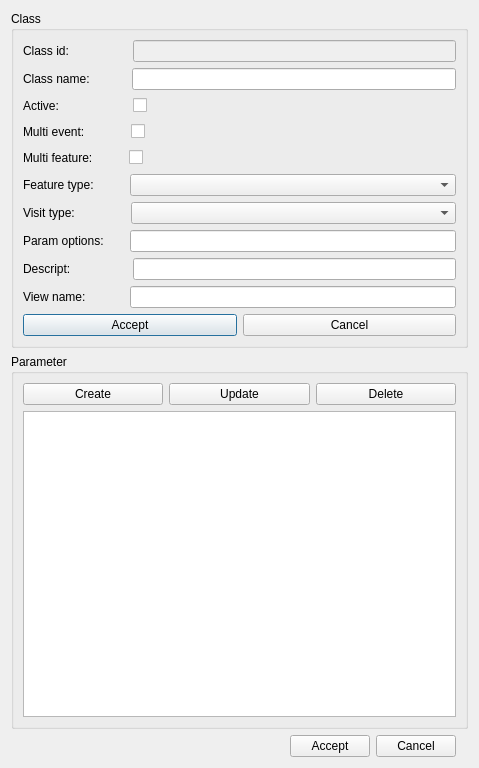
<?xml version="1.0" encoding="UTF-8"?>
<ui version="4.0">
 <class>dlg_admin_visitclass</class>
 <widget class="QDialog" name="dlg_admin_visitclass">
  <property name="geometry">
   <rect>
    <x>0</x>
    <y>0</y>
    <width>479</width>
    <height>768</height>
   </rect>
  </property>
  <property name="windowTitle">
   <string>Manage visit class</string>
  </property>
  <layout class="QGridLayout" name="gridLayout_2">
   <item row="0" column="2" colspan="4">
    <widget class="QGroupBox" name="groupBox">
     <property name="title">
      <string>Class</string>
     </property>
     <layout class="QGridLayout" name="gridLayout">
      <item row="1" column="0">
       <layout class="QHBoxLayout" name="horizontalLayout">
        <item>
         <widget class="QLabel" name="lbl_class_name">
          <property name="text">
           <string>Class name:</string>
          </property>
         </widget>
        </item>
        <item>
         <spacer name="horizontalSpacer_2">
          <property name="orientation">
           <enum>Qt::Horizontal</enum>
          </property>
          <property name="sizeType">
           <enum>QSizePolicy::Fixed</enum>
          </property>
          <property name="sizeHint" stdset="0">
           <size>
            <width>36</width>
            <height>20</height>
           </size>
          </property>
         </spacer>
        </item>
        <item>
         <widget class="QLineEdit" name="class_name"/>
        </item>
       </layout>
      </item>
      <item row="6" column="0">
       <layout class="QHBoxLayout" name="horizontalLayout_2">
        <item>
         <widget class="QLabel" name="lbl_feat_type">
          <property name="text">
           <string>Feature type:</string>
          </property>
         </widget>
        </item>
        <item>
         <spacer name="horizontalSpacer_5">
          <property name="orientation">
           <enum>Qt::Horizontal</enum>
          </property>
          <property name="sizeType">
           <enum>QSizePolicy::Fixed</enum>
          </property>
          <property name="sizeHint" stdset="0">
           <size>
            <width>30</width>
            <height>20</height>
           </size>
          </property>
         </spacer>
        </item>
        <item>
         <widget class="QComboBox" name="feature_type">
          <property name="sizePolicy">
           <sizepolicy hsizetype="Expanding" vsizetype="Fixed">
            <horstretch>0</horstretch>
            <verstretch>0</verstretch>
           </sizepolicy>
          </property>
         </widget>
        </item>
       </layout>
      </item>
      <item row="7" column="0">
       <layout class="QHBoxLayout" name="horizontalLayout_6">
        <item>
         <widget class="QLabel" name="lbl_visit_type">
          <property name="text">
           <string>Visit type:</string>
          </property>
         </widget>
        </item>
        <item>
         <spacer name="horizontalSpacer_6">
          <property name="orientation">
           <enum>Qt::Horizontal</enum>
          </property>
          <property name="sizeType">
           <enum>QSizePolicy::Fixed</enum>
          </property>
          <property name="sizeHint" stdset="0">
           <size>
            <width>50</width>
            <height>20</height>
           </size>
          </property>
         </spacer>
        </item>
        <item>
         <widget class="QComboBox" name="visit_type">
          <property name="sizePolicy">
           <sizepolicy hsizetype="Expanding" vsizetype="Fixed">
            <horstretch>0</horstretch>
            <verstretch>0</verstretch>
           </sizepolicy>
          </property>
         </widget>
        </item>
       </layout>
      </item>
      <item row="10" column="0">
       <layout class="QHBoxLayout" name="horizontalLayout_7">
        <item>
         <widget class="QLabel" name="lbl_param_opt">
          <property name="text">
           <string>Param options:</string>
          </property>
         </widget>
        </item>
        <item>
         <spacer name="horizontalSpacer_7">
          <property name="orientation">
           <enum>Qt::Horizontal</enum>
          </property>
          <property name="sizeType">
           <enum>QSizePolicy::Fixed</enum>
          </property>
          <property name="sizeHint" stdset="0">
           <size>
            <width>20</width>
            <height>20</height>
           </size>
          </property>
         </spacer>
        </item>
        <item>
         <widget class="QLineEdit" name="param_options"/>
        </item>
       </layout>
      </item>
      <item row="15" column="0">
       <layout class="QHBoxLayout" name="horizontalLayout_3">
        <item>
         <widget class="QPushButton" name="btn_class_ok">
          <property name="text">
           <string>Accept</string>
          </property>
         </widget>
        </item>
        <item>
         <widget class="QPushButton" name="btn_class_cancel">
          <property name="text">
           <string>Cancel</string>
          </property>
         </widget>
        </item>
       </layout>
      </item>
      <item row="11" column="0">
       <layout class="QHBoxLayout" name="horizontalLayout_8">
        <item>
         <widget class="QLabel" name="lbl_descript">
          <property name="text">
           <string>Descript:</string>
          </property>
         </widget>
        </item>
        <item>
         <spacer name="horizontalSpacer_8">
          <property name="orientation">
           <enum>Qt::Horizontal</enum>
          </property>
          <property name="sizeType">
           <enum>QSizePolicy::Fixed</enum>
          </property>
          <property name="sizeHint" stdset="0">
           <size>
            <width>56</width>
            <height>20</height>
           </size>
          </property>
         </spacer>
        </item>
        <item>
         <widget class="QLineEdit" name="descript"/>
        </item>
       </layout>
      </item>
      <item row="4" column="0">
       <layout class="QHBoxLayout" name="horizontalLayout_4">
        <item>
         <widget class="QLabel" name="lbl_multi_event">
          <property name="text">
           <string>Multi event:</string>
          </property>
         </widget>
        </item>
        <item>
         <spacer name="horizontalSpacer_3">
          <property name="orientation">
           <enum>Qt::Horizontal</enum>
          </property>
          <property name="sizeType">
           <enum>QSizePolicy::Fixed</enum>
          </property>
          <property name="sizeHint" stdset="0">
           <size>
            <width>40</width>
            <height>20</height>
           </size>
          </property>
         </spacer>
        </item>
        <item>
         <widget class="QCheckBox" name="ismultievent">
          <property name="sizePolicy">
           <sizepolicy hsizetype="Expanding" vsizetype="Fixed">
            <horstretch>0</horstretch>
            <verstretch>0</verstretch>
           </sizepolicy>
          </property>
          <property name="text">
           <string/>
          </property>
         </widget>
        </item>
       </layout>
      </item>
      <item row="5" column="0">
       <layout class="QHBoxLayout" name="horizontalLayout_5">
        <item>
         <widget class="QLabel" name="lbl_multi_feat">
          <property name="text">
           <string>Multi feature:</string>
          </property>
         </widget>
        </item>
        <item>
         <spacer name="horizontalSpacer_4">
          <property name="orientation">
           <enum>Qt::Horizontal</enum>
          </property>
          <property name="sizeType">
           <enum>QSizePolicy::Fixed</enum>
          </property>
          <property name="sizeHint" stdset="0">
           <size>
            <width>30</width>
            <height>20</height>
           </size>
          </property>
         </spacer>
        </item>
        <item>
         <widget class="QCheckBox" name="ismultifeature">
          <property name="sizePolicy">
           <sizepolicy hsizetype="Expanding" vsizetype="Fixed">
            <horstretch>0</horstretch>
            <verstretch>0</verstretch>
           </sizepolicy>
          </property>
          <property name="text">
           <string/>
          </property>
         </widget>
        </item>
       </layout>
      </item>
      <item row="13" column="0">
       <layout class="QHBoxLayout" name="horizontalLayout_11">
        <item>
         <widget class="QLabel" name="lbl_viewname">
          <property name="text">
           <string>View name:</string>
          </property>
         </widget>
        </item>
        <item>
         <spacer name="horizontalSpacer_9">
          <property name="orientation">
           <enum>Qt::Horizontal</enum>
          </property>
          <property name="sizeType">
           <enum>QSizePolicy::Fixed</enum>
          </property>
          <property name="sizeHint" stdset="0">
           <size>
            <width>38</width>
            <height>20</height>
           </size>
          </property>
         </spacer>
        </item>
        <item>
         <widget class="QLineEdit" name="viewname"/>
        </item>
       </layout>
      </item>
      <item row="2" column="0">
       <layout class="QHBoxLayout" name="horizontalLayout_12">
        <item>
         <widget class="QLabel" name="lbl_active">
          <property name="text">
           <string>Active:</string>
          </property>
         </widget>
        </item>
        <item>
         <spacer name="horizontalSpacer_10">
          <property name="orientation">
           <enum>Qt::Horizontal</enum>
          </property>
          <property name="sizeType">
           <enum>QSizePolicy::Fixed</enum>
          </property>
          <property name="sizeHint" stdset="0">
           <size>
            <width>68</width>
            <height>20</height>
           </size>
          </property>
         </spacer>
        </item>
        <item>
         <widget class="QCheckBox" name="active">
          <property name="sizePolicy">
           <sizepolicy hsizetype="Expanding" vsizetype="Fixed">
            <horstretch>0</horstretch>
            <verstretch>0</verstretch>
           </sizepolicy>
          </property>
          <property name="text">
           <string/>
          </property>
         </widget>
        </item>
       </layout>
      </item>
      <item row="0" column="0">
       <layout class="QHBoxLayout" name="horizontalLayout_13">
        <item>
         <widget class="QLabel" name="lbl_class_id">
          <property name="text">
           <string>Class id:</string>
          </property>
         </widget>
        </item>
        <item>
         <spacer name="horizontalSpacer_11">
          <property name="orientation">
           <enum>Qt::Horizontal</enum>
          </property>
          <property name="sizeType">
           <enum>QSizePolicy::Fixed</enum>
          </property>
          <property name="sizeHint" stdset="0">
           <size>
            <width>58</width>
            <height>20</height>
           </size>
          </property>
         </spacer>
        </item>
        <item>
         <widget class="QLineEdit" name="class_id">
          <property name="enabled">
           <bool>false</bool>
          </property>
         </widget>
        </item>
       </layout>
      </item>
     </layout>
    </widget>
   </item>
   <item row="1" column="2" colspan="4">
    <widget class="QGroupBox" name="groupBox_2">
     <property name="title">
      <string>Parameter</string>
     </property>
     <layout class="QGridLayout" name="gridLayout_3">
      <item row="0" column="0">
       <layout class="QHBoxLayout" name="horizontalLayout_9">
        <item>
         <widget class="QPushButton" name="btn_param_create">
          <property name="text">
           <string>Create</string>
          </property>
         </widget>
        </item>
        <item>
         <widget class="QPushButton" name="btn_param_update">
          <property name="text">
           <string>Update</string>
          </property>
         </widget>
        </item>
        <item>
         <widget class="QPushButton" name="btn_param_delete">
          <property name="text">
           <string>Delete</string>
          </property>
         </widget>
        </item>
       </layout>
      </item>
      <item row="1" column="0">
       <layout class="QHBoxLayout" name="horizontalLayout_10">
        <item>
         <widget class="QTableView" name="tableView">
          <property name="sortingEnabled">
           <bool>true</bool>
          </property>
         </widget>
        </item>
       </layout>
      </item>
     </layout>
    </widget>
   </item>
   <item row="2" column="3">
    <layout class="QGridLayout" name="lyt_buttons">
     <item row="0" column="1">
      <widget class="QPushButton" name="btn_ok">
       <property name="text">
        <string>Accept</string>
       </property>
      </widget>
     </item>
     <item row="0" column="0">
      <spacer name="horizontalSpacer">
       <property name="orientation">
        <enum>Qt::Horizontal</enum>
       </property>
       <property name="sizeHint" stdset="0">
        <size>
         <width>40</width>
         <height>20</height>
        </size>
       </property>
      </spacer>
     </item>
     <item row="0" column="2">
      <widget class="QPushButton" name="btn_cancel">
       <property name="text">
        <string>Cancel</string>
       </property>
      </widget>
     </item>
    </layout>
   </item>
  </layout>
 </widget>
 <resources/>
 <connections/>
</ui>
